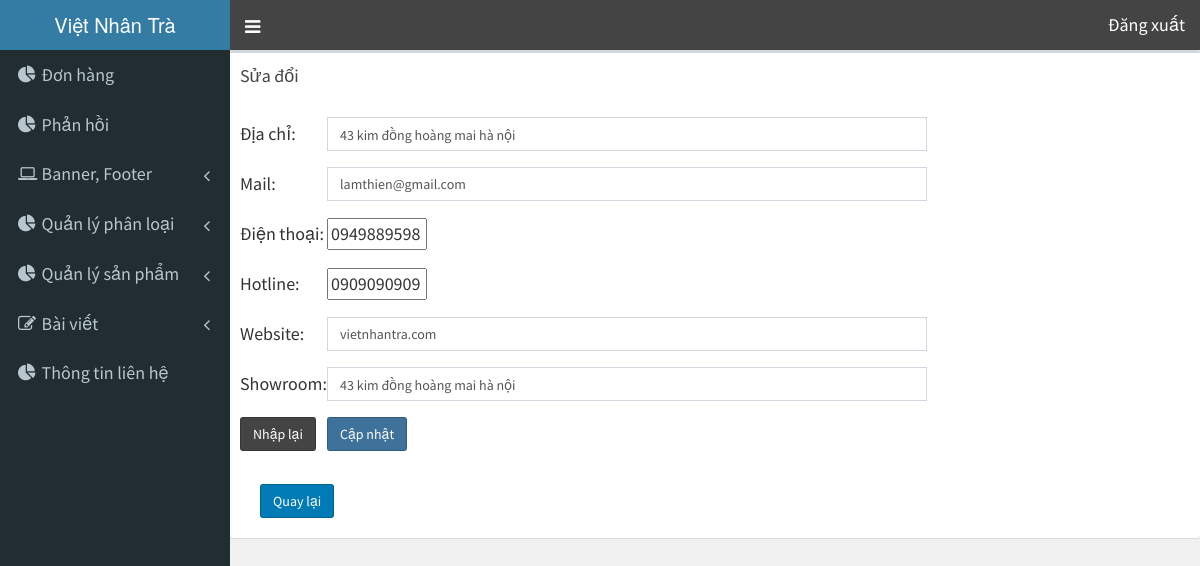
The app's page /admin/index.php?page=sua_foo_ter1&id=3 (signed in) with its own data.
### tables this page shows
CREATE TABLE `foo_ter1` (
  `id_ft1` int(11) NOT NULL,
  `dia_chi` varchar(100) NOT NULL,
  `mail` varchar(100) NOT NULL,
  `dien_thoai` varchar(20) NOT NULL,
  `hot_line` varchar(20) NOT NULL,
  `website` varchar(150) NOT NULL,
  `showroom` varchar(150) NOT NULL
);

### admin/foo_ter1/sua_foo_ter1.php (the view, shortened to what this page needs)
<?php
    if(isset($_REQUEST['id']))
    {
        $id = $_REQUEST['id'];
        $query = "SELECT dia_chi, mail, dien_thoai, hot_line, website, showroom FROM foo_ter1 WHERE id_ft1 = $id";
        $rows = $conn->query($query);
        $sua = $rows->fetch();
    }
?>
<div class="box">
  <div class="box-header">
    <h3 class="box-title">Sửa đổi </h3>
  </div>
  <div class="box-body">
<form action="" method="post">
    <table>
        <tr style="height:50px;">
            <td>Địa chỉ: </td>
            <td style="width:600px">
                <input type="text" name="dia_chi" class="form-control"
                       value="<?php if(isset($sua)) echo $sua[0]; ?>">
            </td>
        </tr>
        <tr style="height:50px;">
            <td>Mail: </td>
            <td style="width:600px">
                <input type="email" name="mail" class="form-control"
                       value="<?php if(isset($sua)) echo $sua[1]; ?>">
            </td>
        </tr>
        <tr style="height:50px;">
            <td>Điện thoại: </td>
            <td>
                <input type="tel" name="dien_thoai" style="width:100px"
                       value="<?php if(isset($sua)) echo $sua[2]; ?>">
            </td>
        </tr>
        <tr style="height:50px;">
            <td>Hotline: </td>
            <td>
                <input type="tel" name="hot_line"  style="width:100px"
                       value="<?php if(isset($sua)) echo $sua[3]; ?>">
            </td>
        </tr>
        <tr style="height:50px;">
            <td>Website: </td>
            <td style="width:600px">
                <input type="text" name="website" class="form-control"
                       value="<?php if(isset($sua)) echo $sua[4]; ?>">
            </td>
        </tr>
        <tr style="height:50px;">
            <td>Showroom: </td>
            <td style="width:600px">
                <input type="text" name="showroom" class="form-control"
                       value="<?php if(isset($sua)) echo $sua[5]; ?>">
            </td>
        </tr>
        <tr style="height:50px;">
            <td>
                <input type="reset" class="btn btn-github" name="btnSubmit" value="Nhập lại"/>
            </td>
            <td>
                <input type="submit" class="btn btn-instagram" name="btnSubmit" value="Cập nhật"/>
            </td>
        </tr>
    </table>
</form>
<br/><p/><a href="index.php?page=foo_ter1"class="btn btn-linkedin">Quay lại</a>
  </div>
</div>

### records on screen
foo_ter1: dia_chi "43 kim đồng hoàng mai hà nội", mail "lamthien@gmail.com", dien_thoai "0949889598", hot_line "0909090909", website "vietnhantra.com", showroom "43 kim đồng hoàng mai hà nội"
